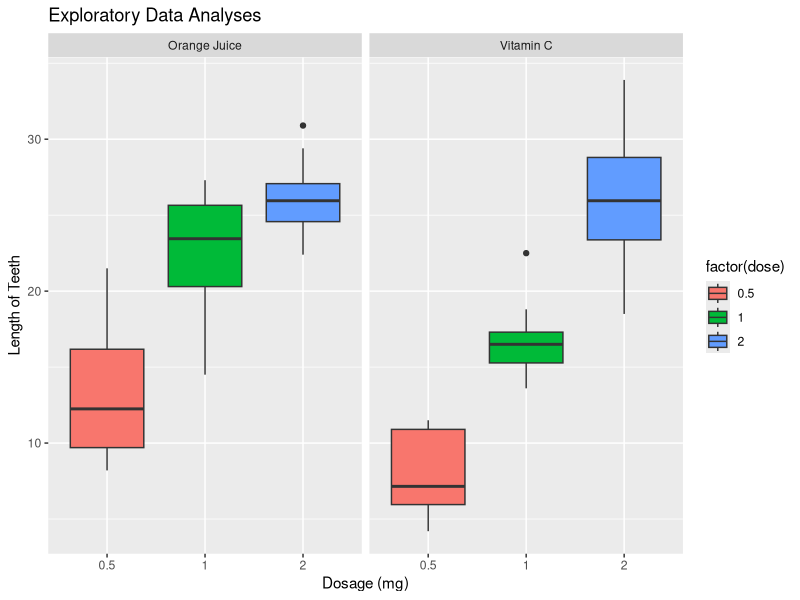

The R source for this figure: (Note: this script raises an error after producing the figure.)
## ---- chunk 1
setwd("~/datasciencecoursera/Statistical Inference/Course Project")
library(ggplot2)
library(knitr)
library(datasets)
opts_chunk$set(results = 'hold',fig.path = 'figure/')
## ---- chunk 2
data(ToothGrowth)
## ---- chunk 3
nrow(ToothGrowth)
## ---- chunk 4
ncol(ToothGrowth)
## ---- chunk 5
str(ToothGrowth)
## ---- chunk 6
knitr::kable(head(ToothGrowth))
## ---- chunk 7
unique(ToothGrowth$dose)
## ---- chunk 8
grid_names <- as_labeller(c('OJ' = "Orange Juice",'VC' = "Vitamin C"))
plot <- ggplot(ToothGrowth, 
               aes(x=factor(dose),y=len,fill=factor(dose)))
plot + geom_boxplot(notch=F) + facet_grid(.~supp, labeller = grid_names) +
  scale_x_discrete("Dosage (mg)") +   
  scale_y_continuous("Length of Teeth") +  
  ggtitle("Exploratory Data Analyses")
## ---- chunk 9
ToothGrowth$dose <- as.factor(ToothGrowth$dose)
summary(ToothGrowth)
## ---- chunk 10
 by(ToothGrowth$len, INDICES = ToothGrowth$supp, summary)
## ---- chunk 11
 by(ToothGrowth$len, INDICES = ToothGrowth$dose, summary)
## ---- chunk 12
supplement1 <- t.test(len~supp, paired=F, var.equal=T, data=ToothGrowth)
supplement2 <- t.test(len~supp, paired=F, var.equal=F, data=ToothGrowth)
confResult <- data.frame("p-value"=c(supplement1$p.value, supplement2$p.value),
                          "Conf-Low"=c(supplement1$conf[1],supplement2$conf[1]),
                          "Conf-High"=c(supplement1$conf[2],supplement2$conf[2]),
                          row.names=c("Equal Var","Unequal Var"))
confResult
